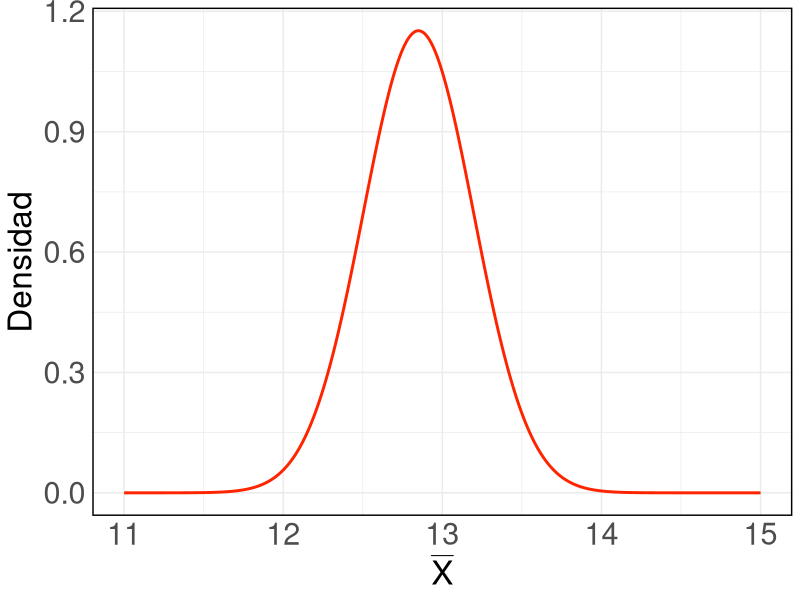
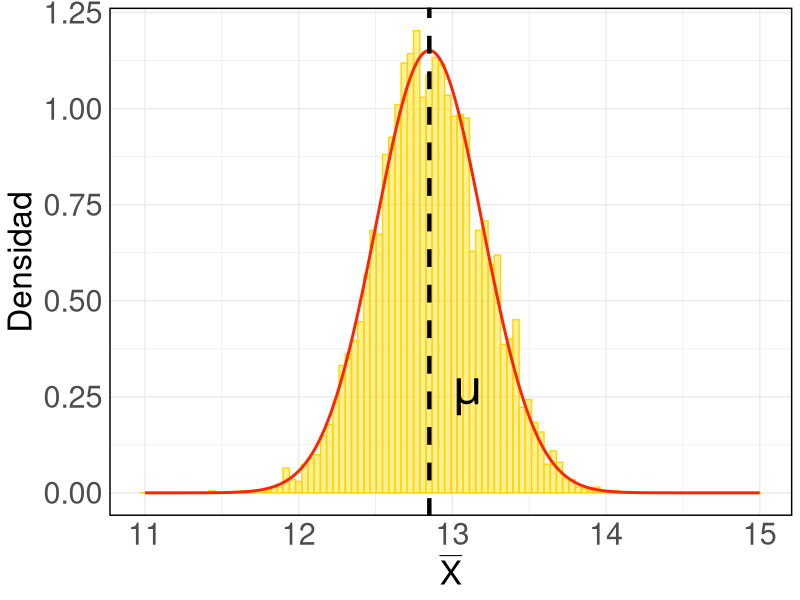
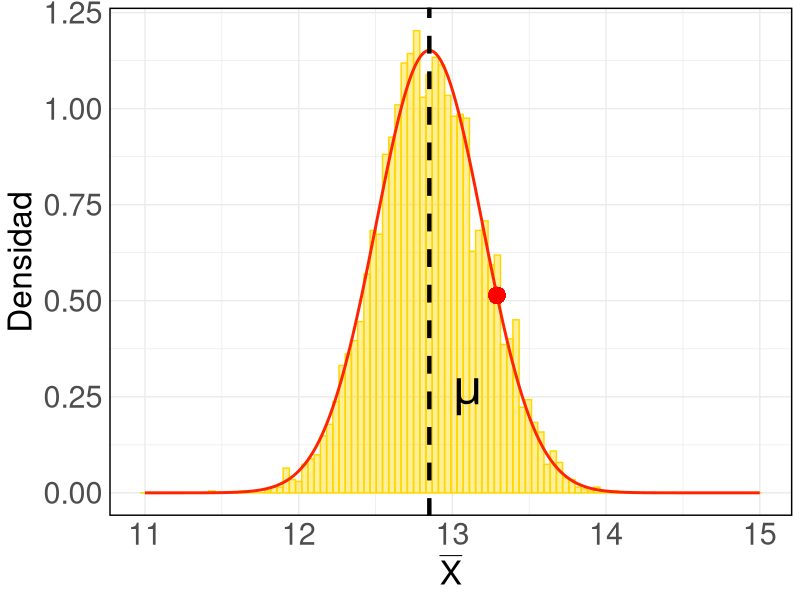

Write R code to recreate these figures, in order.
## ---- chunk 1
library("tidyverse")
library("carData")
data("GSSvocab") #tratemos esta base de datos como la población
mu <- mean(GSSvocab$educ,na.rm=T) #parámetro poblacional
mipoblacion <- GSSvocab %>%
  mutate(educ=if_else(educ==0,NA,educ)) %>% 
  drop_na(educ) %>% select(year,educ,age) 

mimuestra <- mipoblacion %>% sample_n(100)
rownames(mimuestra) <- NULL

## ---- chunk 2
mimuestra %>% as_tibble()
## ---- chunk 3
mimuestra %>% as_tibble()

c(mu_hat = mean(mimuestra$educ, na.rm = F))
## ---- chunk 4

# población (N=un millón, media=4, sd=3)
educ_poblacion <- tibble(educ = rnorm(n=10^6, mean=12.85, sd=3.464))

# simulación: 
resultados <- tibble(estimado = numeric(5000))

for (i in 1:5000) {
  # tomamos 5000 muestras de tamaño 100
  muestra_i <- sample_n(educ_poblacion, size=100, replace = TRUE)
  
  # en cada muestra calculamos media y guardamos resultado
  resultados$estimado[i] <- mean(muestra_i$educ)
}

## ---- chunk 5
resultados %>% as_tibble() %>% print(n=15)
## ---- chunk 6
resultados %>% as_tibble() %>% print(n=15)
## ---- chunk 7

library(ggplot2)

# Color definitions
primary_color   <- "#FF2400"
secondary_color <- "#FFD700"
third_color     <- "#A8C3E6" 

# Create the normal distribution data
x_values <- seq(11, 15, by = 0.01)
y_values <- dnorm(x_values, mean = 12.85, sd = 3.464/sqrt(100))
normal_data <- data.frame(x = x_values, y = y_values)

# Create the ggplot
normal_distribution_plot <- ggplot(normal_data, aes(x = x, y = y)) +
  geom_line(color = primary_color, size = 1) +
  labs(
       x = expression(bar(X)),
       y = "Densidad") +
  
  theme_minimal() +
  theme(
    plot.title = element_text(face = "bold", size = 20),
    axis.text.y = element_text(size = 22),
    axis.text.x = element_text(size = 22),
    axis.title.y = element_text(size = 24),
    axis.title.x = element_text(size = 24),
    panel.border = element_rect(color = "black", fill = NA, linewidth = 1)
  )

# Display the plot
print(normal_distribution_plot)
## ---- chunk 8

# Color definitions
primary_color   <- "#FF2400"
secondary_color <- "#FFD700"
third_color     <- "#A8C3E6" 

# Create the normal distribution data
x_values <- seq(11, 15, by = 0.01)
y_values <- dnorm(x_values, mean = 12.85, sd = 3.464/sqrt(100))
normal_data <- data.frame(x = x_values, y = y_values)

# Create the ggplot
normal_distribution_plot <- ggplot(normal_data, aes(x = x, y = y)) +
  geom_histogram(data = resultados, aes(x = estimado, y = after_stat(density)), fill = secondary_color, bins = 100, color=secondary_color, alpha = 0.4) +
  geom_line(color = primary_color, size = 1) +
  geom_vline(xintercept = 12.85, linetype = "dashed", size=1.5) +
  annotate("text", x = 13.1, y = 0.25, label = expression(mu), size = 12) +
  labs(
       x = expression(bar(X)),
       y = "Densidad") +
  
  theme_minimal() +
  theme(
    plot.title = element_text(face = "bold", size = 20),
    axis.text.y = element_text(size = 22),
    axis.text.x = element_text(size = 22),
    axis.title.y = element_text(size = 24),
    axis.title.x = element_text(size = 24),
    panel.border = element_rect(color = "black", fill = NA, linewidth = 1)
  )

# Display the plot
print(normal_distribution_plot)

## ---- chunk 9

library(ggplot2)

# Color definitions
primary_color   <- "#FF2400"
secondary_color <- "#FFD700"
third_color     <- "#A8C3E6" 

# Create the normal distribution data
x_values <- seq(11, 15, by = 0.01)
y_values <- dnorm(x_values, mean = 12.85, sd = 3.464/sqrt(100))
normal_data <- data.frame(x = x_values, y = y_values)

# Create the ggplot
normal_distribution_plot <- ggplot(normal_data, aes(x = x, y = y)) +
  geom_histogram(data=resultados, aes(x=estimado, y = after_stat(density)), fill = secondary_color, bins = 100, color=secondary_color, alpha=0.4) +
  geom_line(color = primary_color, size = 1) +
  geom_vline(xintercept = 12.85, linetype = "dashed", size=1.5) +
  annotate("text", x = 13.1, y = 0.25, label = expression(mu), size = 12) +
  geom_point(aes(x=mean(mimuestra$educ, na.rm = F),y=dnorm(mean(mimuestra$educ, na.rm = F), mean = 12.85, sd = 3.464/sqrt(100))), size=5, colour="red") +
  labs(
       x = expression(bar(X)),
       y = "Densidad") +
  
  theme_minimal() +
  theme(
    plot.title = element_text(face = "bold", size = 20),
    axis.text.y = element_text(size = 22),
    axis.text.x = element_text(size = 22),
    axis.title.y = element_text(size = 24),
    axis.title.x = element_text(size = 24),
    panel.border = element_rect(color = "black", fill = NA, linewidth = 1)
  )

# Display the plot
print(normal_distribution_plot)
